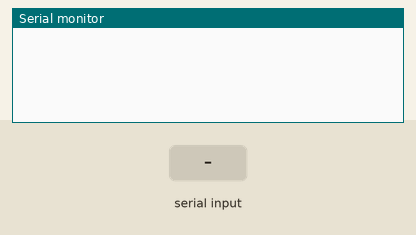
This sketch was run on a simulated Arduino Uno, built with avr-gcc and run on an emulated ATmega328P. Parts: the last lines printed to the serial monitor. The inputs (shaded band) are chosen by the test bench.

Above: at 1.2 s.
1.3 s: "90,45\n" received over Serial
At 2.3 s:
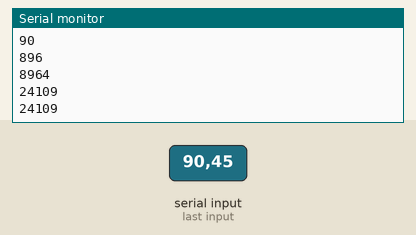
2.8 s: byte 10 ('\n') received over Serial
At 3.6 s:
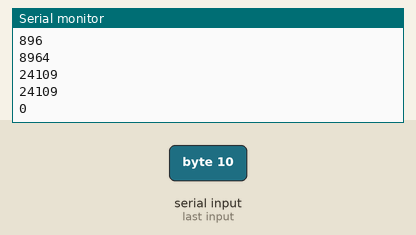
4.3 s: "30,150\n" received over Serial
At 4.8 s:
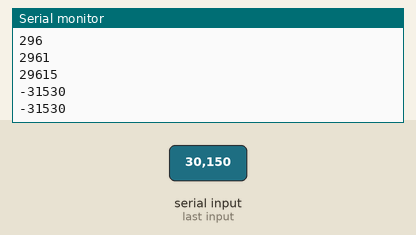
Timing chart, 0 to 7.3 s (numbered marks = the images above; inputs shaded):
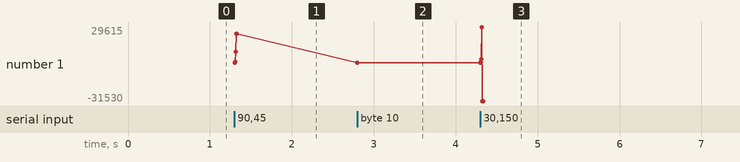

Measured:
- after the input at 1.3 s, the serial monitor: prints a new line at once (image 1)
- after the input at 2.8 s, the serial monitor: prints a new line at once (image 2)
- after the input at 4.3 s, the serial monitor: prints a new line at once (image 3)
- plotted number 1: 24109 → 0 after the input at 2.8 s, 0 → -31530 after the input at 4.3 s

The sketch:

serial_input.ino
```cpp
void setup() {
  Serial.begin(9600);
}
int input = 0;
char in_byte;


void loop() {
  if (Serial.available() > 0) {    /* is a character available?*/
    input = 0; /* clear previous value */
    while (1) {
      in_byte = Serial.read();
      if (in_byte == '\n') break;
      if (in_byte == -1) continue;
      input *= 10;
      input = in_byte - 48 + input;
      Serial.println(input);
    }
    Serial.println(input);

    /* check if a number was received*/
   /*if ((rx_byte > 0) && (rx_byte <= 120)) {
        Serial.print("Number received: ");
        Serial.println(rx_byte);
      }
   else {
      Serial.println("Not a valid entry");
    }*/
  }
}
```

analog_input.c
```cpp
/* analogRead() converts the input voltage (0 to 5 volt range) to a digital value between 0 and 1023
 * Want a frequency variation of 0 to 120 Hz, so
 */
int analogIn = 0;
float frequency = 0.0;
String str2;
String str1 = String("Frequency: ");

void setup() {
  Serial.begin(9600); //configure Baud rate
}

void loop() {
  analogIn = analogRead(A0);   //read analog data from pin A0
  frequency = (analogIn * 120.0)/1023.0; //convert to a frequency
  str2 = str1 + frequency + '\r'; //concatenate string
  Serial.print(str2); //Print to the console. Using PuTTY as the console
  delay(200); //delay for 200 ms
}
```

fixed_frequency.c
```cpp
/*
 * Variable PWM code
 * Created: 2017-07-18 6:32:14 PM
 * Author : Hannah Sawiuk
 */

/*sine wave period = 256 entries / readSpeed
   f(Hz)    readSpeed
  10    |   2560
  30    |   7680
  60    |  15360
  100   |  25600
  120   |  30720

  Using timer 2 for output compare interrupt and timer 1 and timer 0 for the pwm outputs
*/

//***************************//
//         Constants         //
//***************************//
#define readSpeed 128   // 1/2 Hz
#define LUT_entries 255 // number of entries in the sine wave look up table
#define sysCLK 16000000 // 16MHz external clock (arduino UNO) NOTE: change if using external xtal (connect at PB6 pin)

//atmega328p (Arduino Uno or Nano) PWM pins: 3, 5, 6, 9, 10, 11 NOTE: match with the output compare registers
#define pwmOUT1 6    // port D6 (OC0A)
#define pwmOUT2 9    // port B1 (OC1A)
#define pwmOUT3 10   // port B2 (OC1B)

//***************************//
//   Header and Librarie  s  //
//***************************//
#include <avr/io.h>
#include <avr/interrupt.h>
#include <avr/pgmspace.h>  // pgm_read_byte and PROGMEM
#include <util/delay.h>
#include "sinewave_LUT.h"  // LUT file

/******************************/
/*     Volatile Variables     */
/******************************/
volatile uint16_t index; //index of LUT

/******************************/
/*        Timer 2 ISR         */
/******************************/
ISR(TIMER2_COMPA_vect)
{
  if (index >= LUT_entries) {
    index = 0;
  }
  else {
    /* Update look up table index and output compare register values */
    OCR0A = pgm_read_byte(&sinewaveLUT[index]);
    OCR1A = pgm_read_byte(&sinewaveLUT[index + 85]);
    OCR1B = pgm_read_byte(&sinewaveLUT[index + 170]);
    index++;
  }
}

/******************************/
/*        System Setup        */
/******************************/
void setup (void)
{
  pinMode(pwmOUT1, OUTPUT); //enables port B1 (OC1A) as an output pin
  pinMode(pwmOUT2, OUTPUT); //enables port B2 (OC1B) as an output pin
  pinMode(pwmOUT3, OUTPUT); //enables port B3 (OC2A) as an output pin

  /* Sets Timer0 in Fast PWM mode. Clears OC0A on Compare Match, set OC0A at BOTTOM (non-inverting mode).
   Then, waveform generation is set to mode 3: Fast PWM with TOP of 0xFF*/
  TCCR0A = (1 << COM0A1) | (1 << COM0B1) | (1 << WGM00) | (1 << WGM01); /*page 104 and page 106*/
  TCCR0B = (1 << CS00); /*No pre-scaling (page 108)*/

  /* Sets Timer1 in Fast PWM mode. Clears OC1A/B on Compare Match, set OC1A/B at BOTTOM (non-inverting mode).
   Then, waveform generation is set to mode 3: Fast PWM with TOP of 0xFF*/
  TCCR1A = (1 << COM1A1) | (1 << COM1B1) | (1 << WGM12) | (1 << WGM10) ; /*page 171 and 172*/
  TCCR1B = (1 << CS10); /*No pre-scaling (page 173) NOTE: must change if using an external clock*/

  /* Sets Timer2 in CTC mode mode.TOP = OCR2A, update at immediate, no pre-scaling */
  TCCR2A = (1 << COM2A1) | (1 << WGM21); /*page 203 and 205*/
  TCCR2B = (1 << CS20);

  cli(); /*disable interrupts*/

  TIMSK0 = (1 << TOIE0);  // Enable Timer0
  TIMSK1 = (1 << TOIE1);  // Enable Timer1
  TIMSK2 = (1 << OCIE2A); // Configure Timer2 interrupts to send LUT value

  /*Note: OCR2A is set after TCCR1x initialization to avoid overwriting/reset*/
  OCR2A = sysCLK / readSpeed; // Set the 16-bit compare register OCR2A (TOP value for CTC mode of Timer2)
  index = 0; // reset index
}

/******************************/
/*      Main System Loop      */
/******************************/
void loop (void)
{
  while (1);
}
```

variable_frequency.c
```cpp
/**
 * Variable frequency sinusoidal PWM
 * Author : Hannah Sawiuk
 **/

/** Notes
 * 1 sine wave period = 256 entries in the look up table / readSpeed
 * readSpeed is the speed at which index of the look up table increases. Cycling through the look up table once represents one waveform.
 * Since period = 1/frequency, it follows that readSpeed = frequency * 256
 * To alter the frequency of the PWM sine waveform, the output compare register of the timerthe OCR2A register is changed since OCR2A = sysCLK /readSpeed
 * Because OCR2A is an 8-bit register with a BOTTOM of 0x00 and a maximum TOP value of 255, the readSpeed needs to be rounded to the nearest positive integer
 * So, the round() function is used to round the value to the nearest integer
 *
 * To conclude: OCR2A = round(sysClk / frequency * 256)
 *
 * To alter the frequency, a potentiometer is used to vary an analog input.
 * To retrieve the analog data, analogRead() is used. It converts the input voltage (0 to 5 volt range) to a digital value between 0 and 1023
 * Say a frequency in the range of 0 to 120 Hz is desired:
 *    frequency = (analog data * maximum frequency) / max digital value
 *              = (analog data * 120) / 1023
 * IMPORTANT: the analog data MUST be multiplied by 120 BEFORE dividing by 1023 or else the values will be 0
 *
 * Once the analog data is converted into a frequency, it is then used in updating the OCR2A register.
 * In CTC mode, OCR2A is the TOP value for Timer2. The TOP value dictates when the timer compare flag is set.
 * An ISR is configured for the Timer2 output compare flag, so the output compare registers associated with
 * the 3 output PWM sinewave signals are updated with respect to the value of OCR2A which is affected by the analog input (potentiometer).
 *
 * f(Hz)    readSpeed    OCR2A
 *  1    |    256     |   244
 *  2    |    512     |   122
 *  3    |    768     |    81
 * 10    |   2560     |    24
 * 30    |   7680     |     8
 * 60    |  15360     |     4
 * 120   |  30720     |     2
 *
 * Works best for lower frequency applications since.
 *
 * To alter the frequency of the PWM sine waveform, the OCR2A register is changed:
 *    OCR2A = sysCLK/prescaler / readSpeed = round(sysCLK / prescaler * frequency * 256)
 *
 * Because the values in the look up table are for the situation when OCR2A=0xFF, they must be made proportional
 * to the desired frequency. A divisor is used to make the PWM OCRxx reg values proportional:
 *      round(pgm_read_byte(&sinewaveLUT[index])/divisor);
 *
 * This is not the best method, because the precision of the output frequency is not great.
 * Some future changes could be:
 *    - Using 16-bit registers, instead of 8-bit
 *    - Phase and frequency correct mode instead of Fast PWM since using a low frequency anyway
 *    - Have a phase accumulator instead of an index for the LUT. This would ensure that the LUT entry being accessed is the correct one.
 *    - Generate LUT entries dynamically with shifts in frequency. This would be inefficient for fast changes in frequency, but would output more precise waveforms
 *
**/

//***************************//
//         Constants         //
//***************************//
#define LUT_entries 255 // number of entries in the sine wave look up table
#define sysCLK 16000000 // 16MHz internal clock (arduino UNO) NOTE: change if using external xtal (connect at PB6 pin)
#define prescaler 256   // prescaler of the output compare interrupt timer

//atmega328p (Arduino Uno or Nano) PWM pins: 3, 5, 6, 9, 10, 11 NOTE: match with the output compare registers
#define pwmOUT1 6    // port D6 (OC0A)
#define pwmOUT2 9    // port B1 (OC1A)
#define pwmOUT3 10   // port B2 (OC1B)

//***************************//
//   Header and Libraries    //
//***************************//
#include <avr/io.h>
#include <avr/interrupt.h>
#include <avr/pgmspace.h>  // pgm_read_byte and PROGMEM
#include <util/delay.h>
#include "sinewave_LUT.h"  // LUT file

/******************************/
/*     Volatile Variables     */
/******************************/
volatile uint16_t index;  // index of LUT
volatile int analogIn;    // analog input
volatile float frequency;

/******************************/
/*          Strings           */
/******************************/
String str2;
String str1 = String("Frequency: ");

/******************************/
/*        Timer 2 ISR         */
/******************************/
ISR(TIMER2_COMPA_vect)  // output compare interrupt
{
  /* Update the 8-bit compare register OCR2A (TOP value for CTC mode of Timer2) */
  if (frequency > 0) OCR2A = round (sysCLK / (prescaler * frequency * 256));
  if (index >= LUT_entries) {
    index = 0;
  }
  else {
    /* Update look up table index and output compare register values */
    int divisor = 256/OCR2A;  // make the pulse width proportional to the frequency
    /* Rounding used again since OCRxx regs can only take integer values */
    OCR0A = round(pgm_read_byte(&sinewaveLUT[index])/divisor);
    OCR1A = round(pgm_read_byte(&sinewaveLUT[index + 85])/divisor);
    OCR1B = round(pgm_read_byte(&sinewaveLUT[index + 170])/divisor);
    index++;
  }
}

/******************************/
/*        System Setup        */
/******************************/
void setup (void)
{
  pinMode(pwmOUT1, OUTPUT); // enables port B1 (OC1A) as an output pin
  pinMode(pwmOUT2, OUTPUT); // enables port B2 (OC1B) as an output pin
  pinMode(pwmOUT3, OUTPUT); // enables port B3 (OC2A) as an output pin

  /* Sets Timer0 in Fast PWM mode. Clears OC0A on Compare Match, set OC0A at BOTTOM (non-inverting mode).
   Then, waveform generation is set to mode 3: Fast PWM with TOP of 0xFF*/
  TCCR0A = (1 << COM0A1) | (1 << COM0B1) | (1 << WGM00) | (1 << WGM01); // page 104 and 106
  TCCR0B = (1 << CS00); /*No pre-scaling (page 108)*/

  /* Sets Timer1 in Fast PWM mode. Clears OC1A/B on Compare Match, set OC1A/B at BOTTOM (non-inverting mode).
   Then, waveform generation is set to mode 3: Fast PWM with TOP of 0xFF. Prescaler of 256 */
  TCCR1A = (1 << COM1A1) | (1 << COM1B1) | (1 << WGM12) | (1 << WGM10); // page 171 and 172
  TCCR1B = (1 << CS12);                                                 // sysClk/256 (page 173)

  /* Sets Timer2 in CTC mode mode (non-pwm). Generates output compare interrupt
  TOP = OCR2A, update of OCR2 at immediate, prescaler of 256 */
  TCCR2A = (1 << COM2A1) | (1 << WGM21);  // page 203 and 205
  TCCR2B = (1 << CS21) | (1 << CS22);     // sysClk/256

  cli(); // disable interrupts

  TIMSK0 = (1 << TOIE0);  // Enable Timer0
  TIMSK1 = (1 << TOIE1);  // Enable Timer1
  TIMSK2 = (1 << OCIE2A); // Configure Timer2 interrupts to send LUT value

  /* Note: OCR2A is set after TCCR1x initialization to avoid overwriting/reset */
  OCR2A = 0;  // Reset the 8-bit compare register OCR2A (TOP value for CTC mode of Timer2)

  /* reset variables */
  index     = 0;
  analogIn  = 0;
  frequency = 0.0;

  sei();  // enable interrupts

  Serial.begin(19200);  // initialize Baud rate
}

/******************************/
/*     Main System Loop       */
/******************************/
void loop (void)
{
  analogIn = analogRead(A0);              // Read analog value from pin A0: connected to potentiometer to allow interface
  frequency = (analogIn * 120.0)/1023.0;  // Convert analog value into a frequency in range(120)
  str2 = str1 + frequency + '\r';
  Serial.print(str2);                     // Print frequency to console
  delay(200);                             // wait
}

/******************************/
/*  256 Entry Sinewave LUT    */
/******************************/
// Included in a separate header file
// const uint8_t sinewaveLUT[] PROGMEM = {
//     0x80, 0x83, 0x86, 0x89, 0x8c, 0x8f, 0x92, 0x95, 0x98, 0x9c, 0x9f, 0xa2,
//     0xa5, 0xa8, 0xab, 0xae, 0xb0, 0xb3, 0xb6, 0xb9, 0xbc, 0xbf, 0xc1, 0xc4,
//     0xc7, 0xc9, 0xcc, 0xce, 0xd1, 0xd3, 0xd5, 0xd8, 0xda, 0xdc, 0xde, 0xe0,
//     0xe2, 0xe4, 0xe6, 0xe8, 0xea, 0xec, 0xed, 0xef, 0xf0, 0xf2, 0xf3, 0xf5,
//     0xf6, 0xf7, 0xf8, 0xf9, 0xfa, 0xfb, 0xfc, 0xfc, 0xfd, 0xfe, 0xfe, 0xff,
//     0xff, 0xff, 0xff, 0xff, 0xff, 0xff, 0xff, 0xff, 0xff, 0xff, 0xfe, 0xfe,
//     0xfd, 0xfc, 0xfc, 0xfb, 0xfa, 0xf9, 0xf8, 0xf7, 0xf6, 0xf5, 0xf3, 0xf2,
//     0xf0, 0xef, 0xed, 0xec, 0xea, 0xe8, 0xe6, 0xe4, 0xe2, 0xe0, 0xde, 0xdc,
//     0xda, 0xd8, 0xd5, 0xd3, 0xd1, 0xce, 0xcc, 0xc9, 0xc7, 0xc4, 0xc1, 0xbf,
//     0xbc, 0xb9, 0xb6, 0xb3, 0xb0, 0xae, 0xab, 0xa8, 0xa5, 0xa2, 0x9f, 0x9c,
//     0x98, 0x95, 0x92, 0x8f, 0x8c, 0x89, 0x86, 0x83, 0x80, 0x7c, 0x79, 0x76,
//     0x73, 0x70, 0x6d, 0x6a, 0x67, 0x63, 0x60, 0x5d, 0x5a, 0x57, 0x54, 0x51,
//     0x4f, 0x4c, 0x49, 0x46, 0x43, 0x40, 0x3e, 0x3b, 0x38, 0x36, 0x33, 0x31,
//     0x2e, 0x2c, 0x2a, 0x27, 0x25, 0x23, 0x21, 0x1f, 0x1d, 0x1b, 0x19, 0x17,
//     0x15, 0x13, 0x12, 0x10, 0x0f, 0x0d, 0x0c, 0x0a, 0x09, 0x08, 0x07, 0x06,
//     0x05, 0x04, 0x03, 0x03, 0x02, 0x01, 0x01, 0x00, 0x00, 0x00, 0x00, 0x00,
//     0x00, 0x00, 0x00, 0x00, 0x00, 0x00, 0x01, 0x01, 0x02, 0x03, 0x03, 0x04,
//     0x05, 0x06, 0x07, 0x08, 0x09, 0x0a, 0x0c, 0x0d, 0x0f, 0x10, 0x12, 0x13,
//     0x15, 0x17, 0x19, 0x1b, 0x1d, 0x1f, 0x21, 0x23, 0x25, 0x27, 0x2a, 0x2c,
//     0x2e, 0x31, 0x33, 0x36, 0x38, 0x3b, 0x3e, 0x40, 0x43, 0x46, 0x49, 0x4c,
//     0x4f, 0x51, 0x54, 0x57, 0x5a, 0x5d, 0x60, 0x63, 0x67, 0x6a, 0x6d, 0x70,
//     0x73, 0x76, 0x79, 0x7c};
```

Source omitted: sinewave_LUT.h (data table, 1372 bytes)
